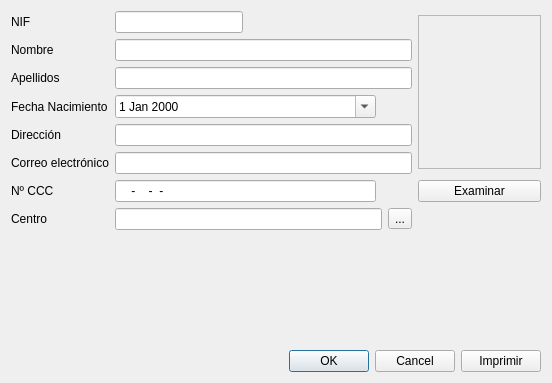
<?xml version="1.0" encoding="UTF-8"?>
<ui version="4.0">
 <class>OperariosFicha</class>
 <widget class="QDialog" name="OperariosFicha">
  <property name="geometry">
   <rect>
    <x>0</x>
    <y>0</y>
    <width>552</width>
    <height>383</height>
   </rect>
  </property>
  <property name="windowTitle">
   <string>Ficha de operario</string>
  </property>
  <layout class="QVBoxLayout" name="verticalLayout">
   <item>
    <layout class="QGridLayout" name="gridLayout">
     <item row="2" column="0">
      <widget class="QLabel" name="label_2">
       <property name="text">
        <string>Apellidos</string>
       </property>
      </widget>
     </item>
     <item row="1" column="0">
      <widget class="QLabel" name="label_4">
       <property name="text">
        <string>Nombre</string>
       </property>
      </widget>
     </item>
     <item row="0" column="0">
      <widget class="QLabel" name="label_3">
       <property name="text">
        <string>NIF</string>
       </property>
      </widget>
     </item>
     <item row="3" column="0">
      <widget class="QLabel" name="label">
       <property name="text">
        <string>Fecha Nacimiento</string>
       </property>
      </widget>
     </item>
     <item row="0" column="1">
      <widget class="QLineEdit" name="edtNIF">
       <property name="inputMask">
        <string notr="true">99999999A; </string>
       </property>
       <property name="maxLength">
        <number>9</number>
       </property>
       <property name="readOnly">
        <bool>false</bool>
       </property>
      </widget>
     </item>
     <item row="1" column="1" colspan="4">
      <widget class="QLineEdit" name="edtNombre">
       <property name="maxLength">
        <number>20</number>
       </property>
      </widget>
     </item>
     <item row="2" column="1" colspan="4">
      <widget class="QLineEdit" name="edtApellidos">
       <property name="maxLength">
        <number>100</number>
       </property>
      </widget>
     </item>
     <item row="4" column="0">
      <widget class="QLabel" name="label_5">
       <property name="text">
        <string>Dirección</string>
       </property>
      </widget>
     </item>
     <item row="5" column="0">
      <widget class="QLabel" name="label_6">
       <property name="text">
        <string>Correo electrónico</string>
       </property>
      </widget>
     </item>
     <item row="0" column="2">
      <spacer name="horizontalSpacer">
       <property name="orientation">
        <enum>Qt::Horizontal</enum>
       </property>
       <property name="sizeHint" stdset="0">
        <size>
         <width>40</width>
         <height>20</height>
        </size>
       </property>
      </spacer>
     </item>
     <item row="4" column="1" colspan="4">
      <widget class="QLineEdit" name="edtDireccion">
       <property name="maxLength">
        <number>200</number>
       </property>
      </widget>
     </item>
     <item row="3" column="1" colspan="2">
      <widget class="QDateEdit" name="datFechaNacimiento">
       <property name="calendarPopup">
        <bool>true</bool>
       </property>
      </widget>
     </item>
     <item row="5" column="1" colspan="4">
      <widget class="QLineEdit" name="edtEmail">
       <property name="maxLength">
        <number>30</number>
       </property>
      </widget>
     </item>
     <item row="6" column="0">
      <widget class="QLabel" name="label_7">
       <property name="text">
        <string>Nº CCC</string>
       </property>
      </widget>
     </item>
     <item row="6" column="1" colspan="2">
      <widget class="QLineEdit" name="edtNCCC">
       <property name="inputMask">
        <string notr="true">9999-9999-99-9999999999; </string>
       </property>
      </widget>
     </item>
     <item row="7" column="0">
      <widget class="QLabel" name="label_8">
       <property name="text">
        <string>Centro</string>
       </property>
      </widget>
     </item>
     <item row="7" column="4">
      <widget class="QToolButton" name="btnCentro">
       <property name="text">
        <string>...</string>
       </property>
      </widget>
     </item>
     <item row="7" column="1" colspan="3">
      <widget class="QLineEdit" name="edtNomCentro">
       <property name="readOnly">
        <bool>true</bool>
       </property>
      </widget>
     </item>
     <item row="0" column="5" rowspan="6">
      <widget class="QScrollArea" name="scAreaImagen">
       <property name="sizePolicy">
        <sizepolicy hsizetype="Fixed" vsizetype="Fixed">
         <horstretch>0</horstretch>
         <verstretch>0</verstretch>
        </sizepolicy>
       </property>
       <property name="minimumSize">
        <size>
         <width>123</width>
         <height>154</height>
        </size>
       </property>
       <property name="widgetResizable">
        <bool>true</bool>
       </property>
       <widget class="QWidget" name="scrollAreaWidgetContents">
        <property name="geometry">
         <rect>
          <x>0</x>
          <y>0</y>
          <width>121</width>
          <height>152</height>
         </rect>
        </property>
       </widget>
      </widget>
     </item>
     <item row="6" column="5">
      <widget class="QPushButton" name="btnExaminar">
       <property name="text">
        <string>Examinar</string>
       </property>
      </widget>
     </item>
    </layout>
   </item>
   <item>
    <spacer name="verticalSpacer">
     <property name="orientation">
      <enum>Qt::Vertical</enum>
     </property>
     <property name="sizeHint" stdset="0">
      <size>
       <width>20</width>
       <height>40</height>
      </size>
     </property>
    </spacer>
   </item>
   <item>
    <layout class="QHBoxLayout" name="horizontalLayout">
     <item>
      <widget class="QDialogButtonBox" name="buttonBox">
       <property name="orientation">
        <enum>Qt::Horizontal</enum>
       </property>
       <property name="standardButtons">
        <set>QDialogButtonBox::Cancel|QDialogButtonBox::Ok</set>
       </property>
      </widget>
     </item>
     <item>
      <widget class="QPushButton" name="btnImprimir">
       <property name="text">
        <string>Imprimir</string>
       </property>
      </widget>
     </item>
    </layout>
   </item>
  </layout>
 </widget>
 <tabstops>
  <tabstop>edtNIF</tabstop>
  <tabstop>edtNombre</tabstop>
  <tabstop>edtApellidos</tabstop>
  <tabstop>datFechaNacimiento</tabstop>
  <tabstop>edtDireccion</tabstop>
  <tabstop>edtEmail</tabstop>
  <tabstop>edtNCCC</tabstop>
  <tabstop>btnCentro</tabstop>
  <tabstop>btnExaminar</tabstop>
  <tabstop>edtNomCentro</tabstop>
  <tabstop>scAreaImagen</tabstop>
 </tabstops>
 <resources/>
 <connections>
  <connection>
   <sender>buttonBox</sender>
   <signal>accepted()</signal>
   <receiver>OperariosFicha</receiver>
   <slot>accept()</slot>
   <hints>
    <hint type="sourcelabel">
     <x>248</x>
     <y>254</y>
    </hint>
    <hint type="destinationlabel">
     <x>157</x>
     <y>274</y>
    </hint>
   </hints>
  </connection>
  <connection>
   <sender>buttonBox</sender>
   <signal>rejected()</signal>
   <receiver>OperariosFicha</receiver>
   <slot>reject()</slot>
   <hints>
    <hint type="sourcelabel">
     <x>316</x>
     <y>260</y>
    </hint>
    <hint type="destinationlabel">
     <x>286</x>
     <y>274</y>
    </hint>
   </hints>
  </connection>
 </connections>
</ui>
